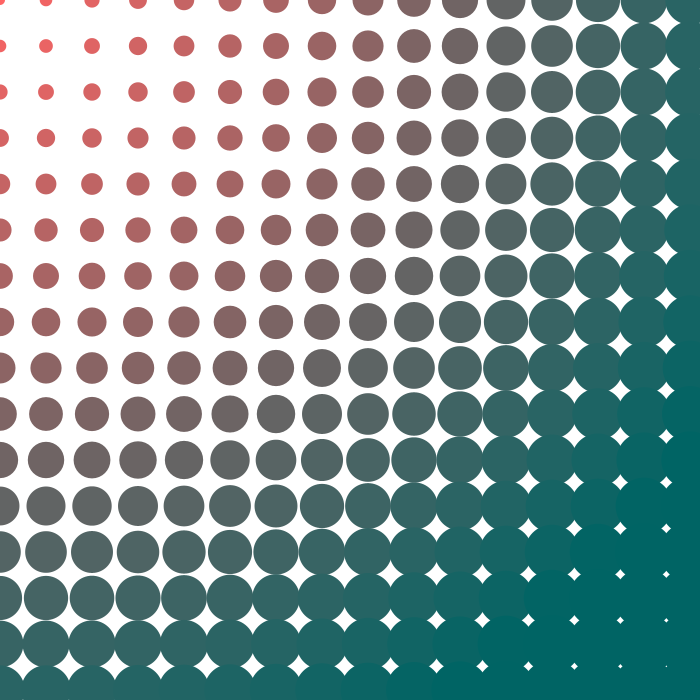
Frame 1 (no input)
Frame 60 (the mouse pressed at the canvas centre just before this capture): identical to frame 1, image omitted
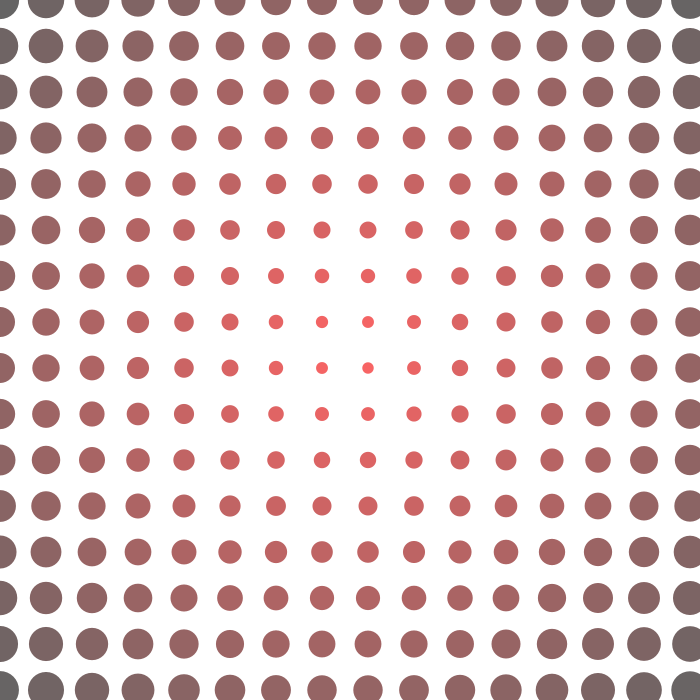
Frame 120 (the mouse held since frame 60 and released just before this capture)

The Processing sketch that drew these frames (run headless with seeded random() and noise(); from frame 60 on, the mouse is pressed at the canvas centre):

// Processing sketch: nestedLoopsDynamic
// ── nestedLoopsDynamic.pde
void setup(){
  size(700, 700); 
  noStroke(); 
}

void draw(){
  background(255); 
  
  for (int i = 0; i <=width; i += width/15){
    for (int j = 0; j <= height; j += height/15){
      //figure out distance between mouseX, mouseY
      //and our ellipses 
      float dist = dist(mouseX, mouseY, i, j); 
      
      float c = map(dist, 0, 500, 255,100); 
      float s = map(dist, 0, width, 10, 50); 
      
      fill(c, 100, 100); 
      ellipse(i, j, s, s);   
    }
  }
}
